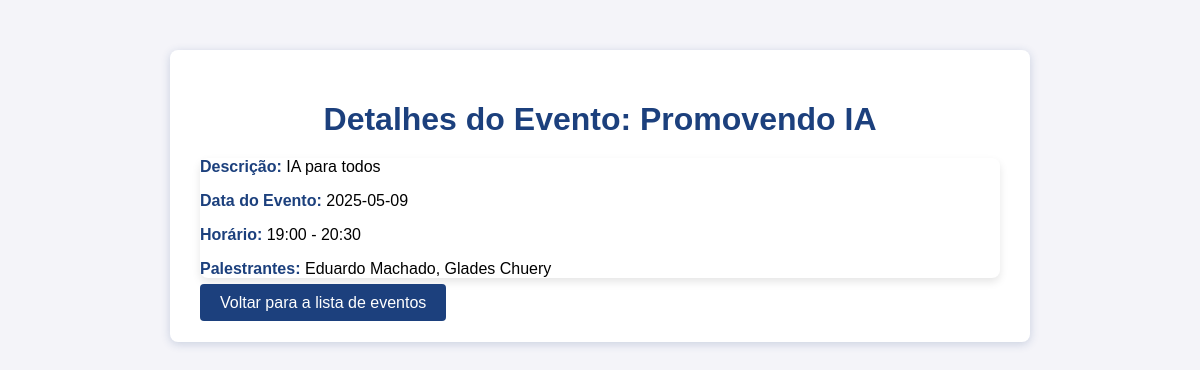
Screenshot of /evento/1 (signed in) with the database file from the repository.
### models.py (models this page shows)
class Evento(db.Model):
    __tablename__ = 'evento'
    id = db.Column(db.Integer, primary_key=True)
    nome = db.Column(db.String(100), nullable=False)
    descricao = db.Column(db.String(200))
    data_evento = db.Column(db.Date)
    telefone = db.Column(db.String(20))
    palestrantes = db.Column(db.String(255), nullable=True)  # Campo para salvar os palestrantes

### app.py (the view)
@app.route('/evento/<int:evento_id>')
@login_obrigatorio
def evento_detalhes(evento_id):
    evento = Evento.query.get_or_404(evento_id)
    return render_template('evento_detalhes.html', evento=evento)

### app.py (called while the page is built)
@login_manager.user_loader
def load_user(user_id):
    return UsuarioLogin.query.get(int(user_id))

def login_obrigatorio(f):
    @wraps(f)
    def decorated_function(*args, **kwargs):
        if 'usuario_id' not in session:
            flash('Você precisa estar logado para acessar esta página.', 'warning')
            return redirect(url_for('login'))
        return f(*args, **kwargs)
    return decorated_function

### templates/evento_detalhes.html (shortened to what this page needs)
<!DOCTYPE html>
<html lang="pt-br">
<head>
    <link rel="stylesheet" href="{{ url_for('static', filename='css/style.css') }}">
</head>
<body style="background-color: #F4F4F9;">
    <div class="container mt-5">
        <h1 class="mb-4" style="color: #1C407D;">Detalhes do Evento: {{ evento.nome }}</h1>
        <div class="card p-4" style="background-color: white; box-shadow: 0 4px 8px rgba(0,0,0,0.1); border-radius: 8px;">
            <p><strong style="color: #1C407D;">Descrição:</strong> {{ evento.descricao }}</p>
            <p><strong style="color: #1C407D;">Data do Evento:</strong> {{ evento.data_evento }}</p>
            <p><strong style="color: #1C407D;">Horário:</strong> 19:00 - 20:30</p>
            <p><strong style="color: #1C407D;">Palestrantes:</strong> {{ evento.palestrantes if evento.palestrantes else 'Não informado' }}</p>
        </div>
        <a href="{{ url_for('home') }}" class="btn btn-primary mt-4" style="background-color: #1C407D; color: white;">Voltar para a lista de eventos</a>
    </div>
</body>
</html>

### static/css/style.css (style rules this page uses)
body { font-family: Arial, sans-serif; background-color: #F5F5F5; margin: 0; padding: 0; color: #000000; }
.container { width: 100%; max-width: 800px; margin: 0 auto; padding: 30px; background-color: #FFFFFF; border-radius: 8px; box-shadow: 0 2px 10px rgba(28, 64, 125, 0.2); margin-top: 50px; }
h1, h2, h3 { color: #1C407D; text-align: center; margin-bottom: 20px; }
button, .btn { padding: 10px 20px; background-color: #1C407D; color: #FFFFFF; border: none; border-radius: 4px; font-size: 1rem; cursor: pointer; transition: background-color 0.3s ease; }
a { color: #1C407D; text-decoration: none; }

### rows the page displays
Evento: nome "Promovendo IA", descricao "IA para todos", data_evento "2025-05-09", palestrantes "Eduardo Machado, Glades Chuery"
